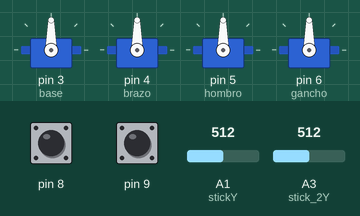
Simulated run of this sketch. Board: Arduino Uno, built with avr-gcc and run on an emulated ATmega328P. Shown: 4 × servo. The test bench sets the inputs (shaded band); at power-on: A1 (stickY) = 512, A3 (stick_2Y) = 512, pin 8 HIGH, pin 9 HIGH.

Above: at 1.2 s.
1.3 s: A1 (stickY) set to 716
At 2.5 s:
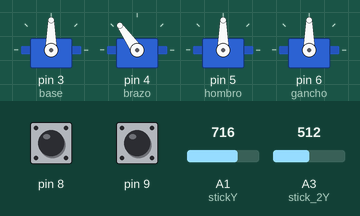
2.8 s: A3 (stick_2Y) set to 716
At 3.8 s:
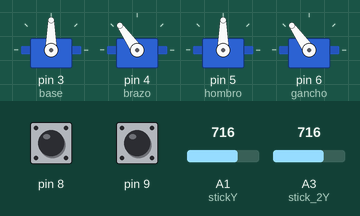
4.3 s: A1 (stickY) set to 900
At 5.0 s:
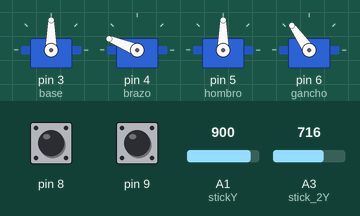
5.8 s: A3 (stick_2Y) set to 900
At 6.1 s:
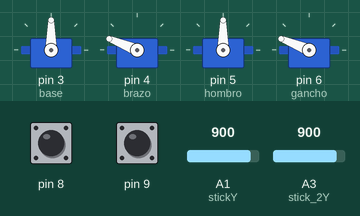
7.3 s: A1 (stickY) set to 1023
At 8.5 s:
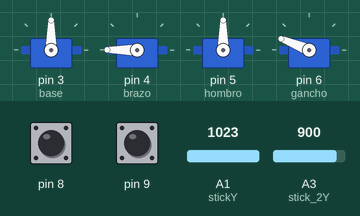
8.8 s: A3 (stick_2Y) set to 1023
At 9.6 s:
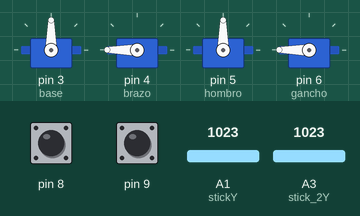
Timing chart, 0 to 11.3 s (numbered marks = the images above; inputs shaded):
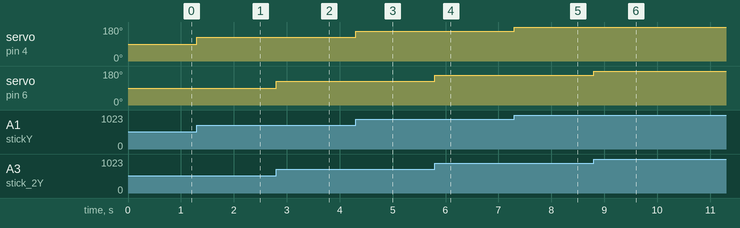

The sketch:

servo.ino
```cpp
#include <Servo.h> //Añadimos la libreria servo.

//Declaramos los servomotores.

Servo base;
Servo brazo;
Servo hombro;
Servo gancho;

int stickX = 0; //Declaramos el pin analogico para el eje x del primer joystick.
int stickY = 1; //Declaramos el pin analogico para el eje y del primer joystick.
int stick_2X = 2; //Declaramos el pin analogico para el eje x del segundo joystick,
int stick_2Y = 3; //Declaramos el pin analogico para el eje y del segundo joystick.

int pulsador = 8; //Declaramos el pin del pulsador del primer joystick.
int pulsador2 = 9; //Declaramos el pin del pulsador del segundo joystick.

int pulsadorlec; //Estas variables almacenaran las lecturas de los pulsadores respectivamente.
int pulsadorlec2;

int servoval; //Esta variable servira para almacenar valores de 0 a 180, que es lo que se podra mover el servo.


void setup() {
  // put your setup code here, to run once:

  base.attach(3); //Declaramos los 4 pines de conexion de los servos.
  brazo.attach(4);
  hombro.attach(5);
  gancho.attach(6);

}

void loop() {
  // put your main code here, to run repeatedly:
int pulsadorlec = digitalRead (8); //Indicamos que se lea los valores del pin 8, el pin del pulsador del primer joystick.
int pulsadorlec2 = digitalRead (9); //Indicamos que se lea los valores del pin 9, el pin del pulsador del primer joystick.

if (pulsadorlec == LOW) { //Si la variable pulsadorlec es igual a LOW (no se ha presionado ninguna vez), se hara lo siguiente:

  servoval = analogRead(stickX); //Lectura del pin analogico del eje X del primer joystick.
  servoval = map(servoval, 0, 1023, 0, 180); //Se hace un mapeo de los valores del pin analogico.
  base.write(servoval); //Se posiciona al servo en el valor que nos de el pin analogico.

} if (pulsadorlec == HIGH) { //Si el valor de pulsadorlec es igual a HIGH (ha sido presionado) se hara lo siguiente:

  servoval = analogRead(stickY); //Lectura del pin analogico del eje Y del primer joystick.
  servoval = map(servoval, 0, 1023, 0, 180); //se mapean los valores del pin analogico.
  brazo.write(servoval); //se posiciona al servo en la posicion del joystick.

}


if (pulsadorlec2 == LOW) { //Si la variable pulsadorlec2 es igual a LOW (no se ha presionado ninguna vez), se hara lo siguiente:

  servoval = analogRead(stick_2X); //Lectura del pin analogico del eje X del segundo joystick.
  servoval = map(servoval, 0, 1023, 0, 180);  //se mapean los valores del pin analogico.
  hombro.write(servoval);  //se posiciona al servo en la posicion del joystick.

} if (pulsadorlec2 == HIGH) { //

  servoval = analogRead(stick_2Y); //Lectura del pin analogico del eje X del segundo joystick.
  servoval = map(servoval, 0, 1023, 0, 180); //se mapean los valores del pin analogico.
  gancho.write(servoval); //se posiciona al servo en la posicion del joystick.

}


}
```

Measured:
- after the input at 1.3 s, servo on pin 4 (brazo): 90° → 125° at once
- after the input at 2.8 s, servo on pin 6 (gancho): 90° → 125° at once
- after the input at 4.3 s, servo on pin 4 (brazo): 125° → 158° at once
- after the input at 5.8 s, servo on pin 6 (gancho): 125° → 158° at once
- after the input at 7.3 s, servo on pin 4 (brazo): 158° → 180° at once
- after the input at 8.8 s, servo on pin 6 (gancho): 158° → 180° at once
